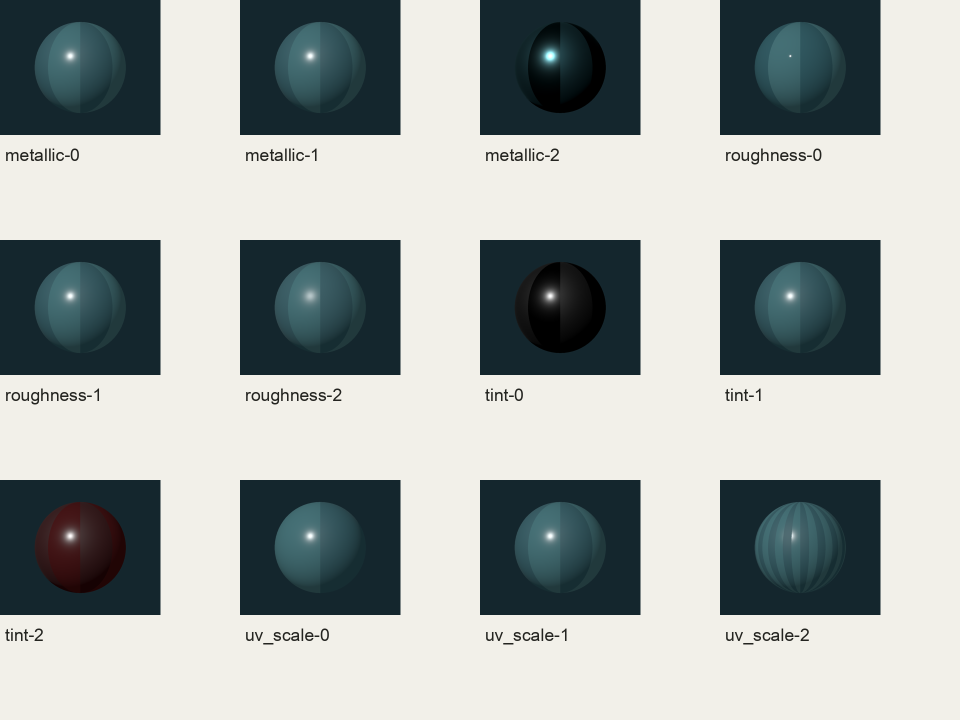
#> input picture youtube/claude-liam-lecture-first-shaders-materials-godot/captures/example-native/sweep-contact.png, 1920 x 1440 px, given in place of signal-0.0.png, which was not available (shown at 1/2 size)
$ python make_pantry.py
#> lines starting #> are read from the running program, lines starting #| are printed output that depends on the picture
#!/usr/bin/env python3
"""make_pantry.py — cuts the pictures the scenes display (pantry/ev_*) from the REAL native captures in captures/ and from the example's own texture files.
Nothing is redrawn, recoloured or re-rendered: every file is a crop or a nearest-neighbour / Lanczos resize of a real engine capture or a real source texture.
Safe to re-run. Run from anywhere:  python3 evidence/make_pantry.py

Crop boxes were measured from the captures (3840 x 2160, Godot 4.7.2, Compatibility renderer, Apple M4 Pro; see EVIDENCE-INDEX.md):
  pad quad ............ (1110, 540, 2730, 1620)   1620 x 1080   (the signal shader on a flat 3 x 2 quad; UV.x 0.15625 -> x 253, UV.x 0.21875 -> x 354, both at y 540)
  hint fixture ........ (1110, 526, 2730, 1632)   1620 x 1106   (two rows of three bands: top = source_color, bottom = data)
  two spheres ......... (1164, 756, 2676, 1404)   1512 x 648    (matte left, coated right)
  one sphere .......... (1596, 756, 2244, 1404)    648 x 648
"""
from pathlib import Path
from PIL import Image

HERE = Path(__file__).resolve().parent.parent
CAP = HERE / "captures" / "example-native"
PAN = HERE / "pantry"
PAN.mkdir(exist_ok=True)
WALKER = Path("/Users/bear/Documents/CoWork/bear-textbooks/books/walker-claude/godot/course-series")


def crop(src, box, dst):
#> called with box = (1110, 540, 2730, 1620), dst = 'ev_pad_0.0.png'
    im = Image.open(src).convert("RGB").crop(box)
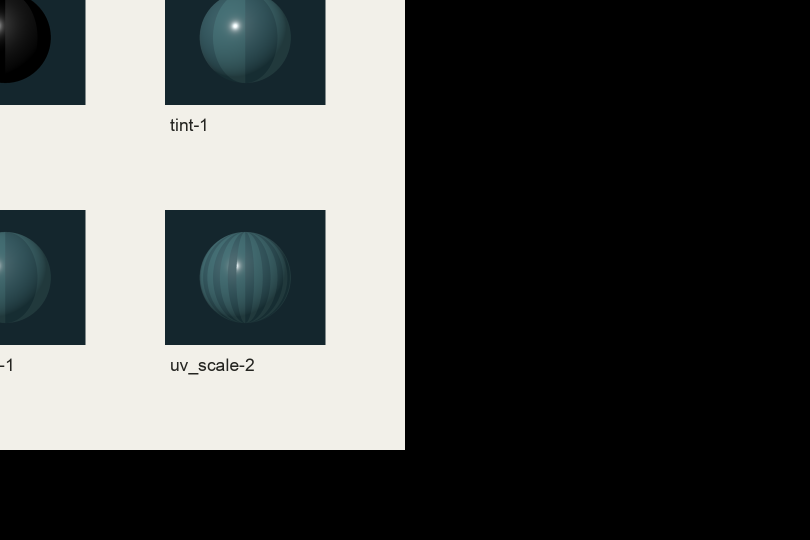
#> im: PIL image 1620x1080 RGB (shown at 1/2 size); mean R, G, B 71.7, 73.9, 72.8
    im.save(PAN / dst)
    print("wrote", dst, im.size)
#| wrote ev_pad_0.0.png (1620, 1080)


for v in ("0.0", "0.5", "1.0", "2.0"):
    crop(CAP / f"signal-{v}.png", (1110, 540, 2730, 1620), f"ev_pad_{v}.png")
#> pass 2 of the loop `for v in ("0.0", "0.5", "1.0", "2.0"):`:
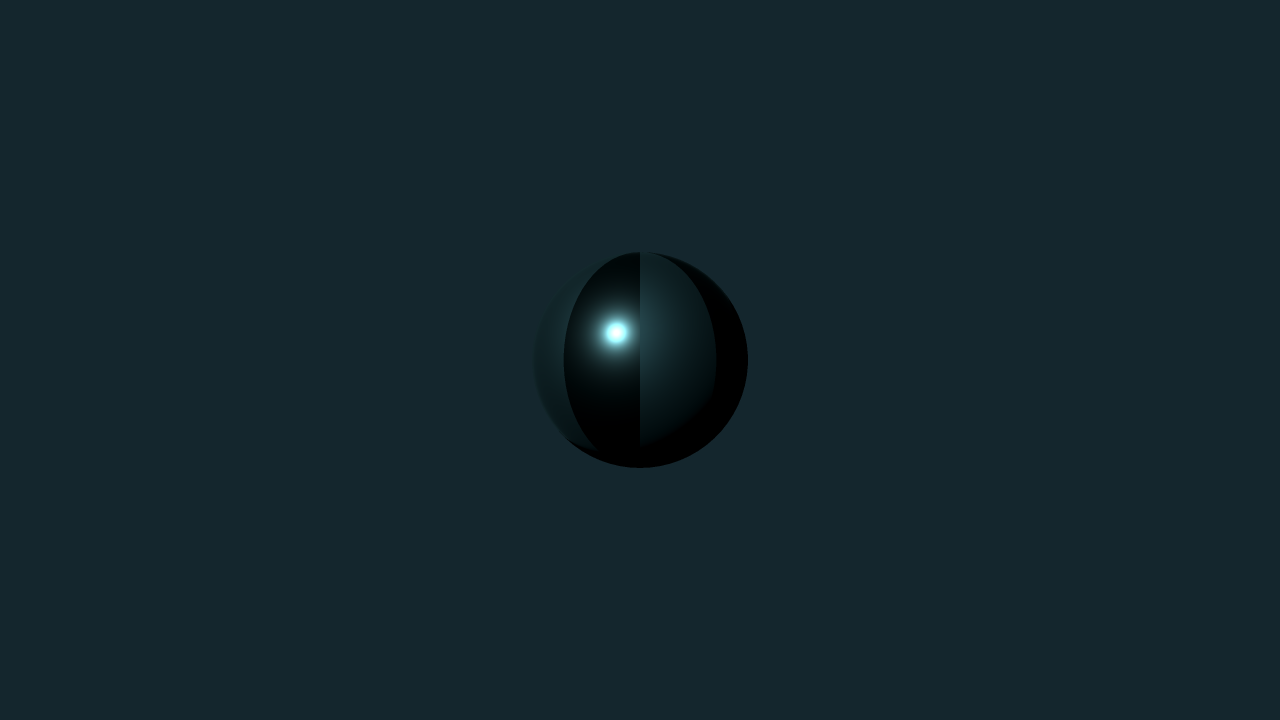
#> input picture youtube/claude-liam-lecture-first-shaders-materials-godot/captures/example-native/sweep-metallic_gain-2.png, 3840 x 2160 px, given in place of signal-0.5.png, which was not available (shown at 1/3 size)
#> in crop (call 2), `im = Image.open(src).convert("RGB").crop(box)`:
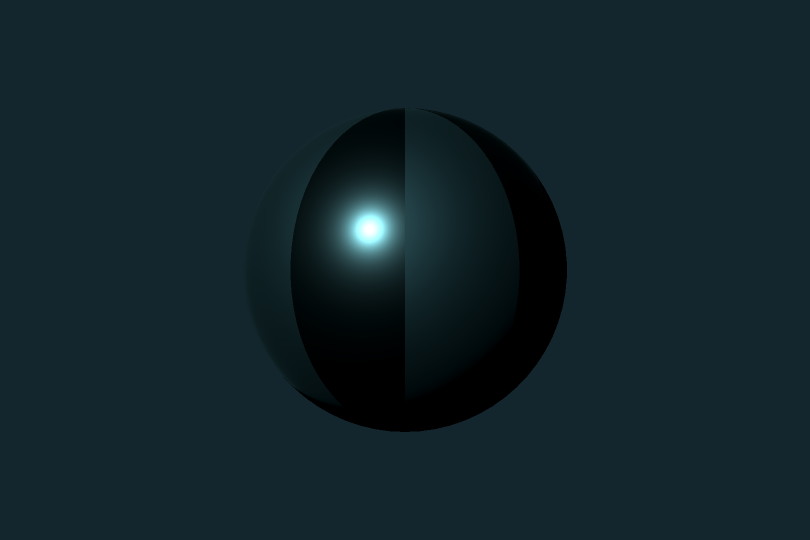
#> im: PIL image 1620x1080 RGB (shown at 1/2 size); mean R, G, B 18.7, 35.8, 41.9
#| wrote ev_pad_0.5.png (1620, 1080)
#> (the run stopped early here; a loop or call above may not have finished)
